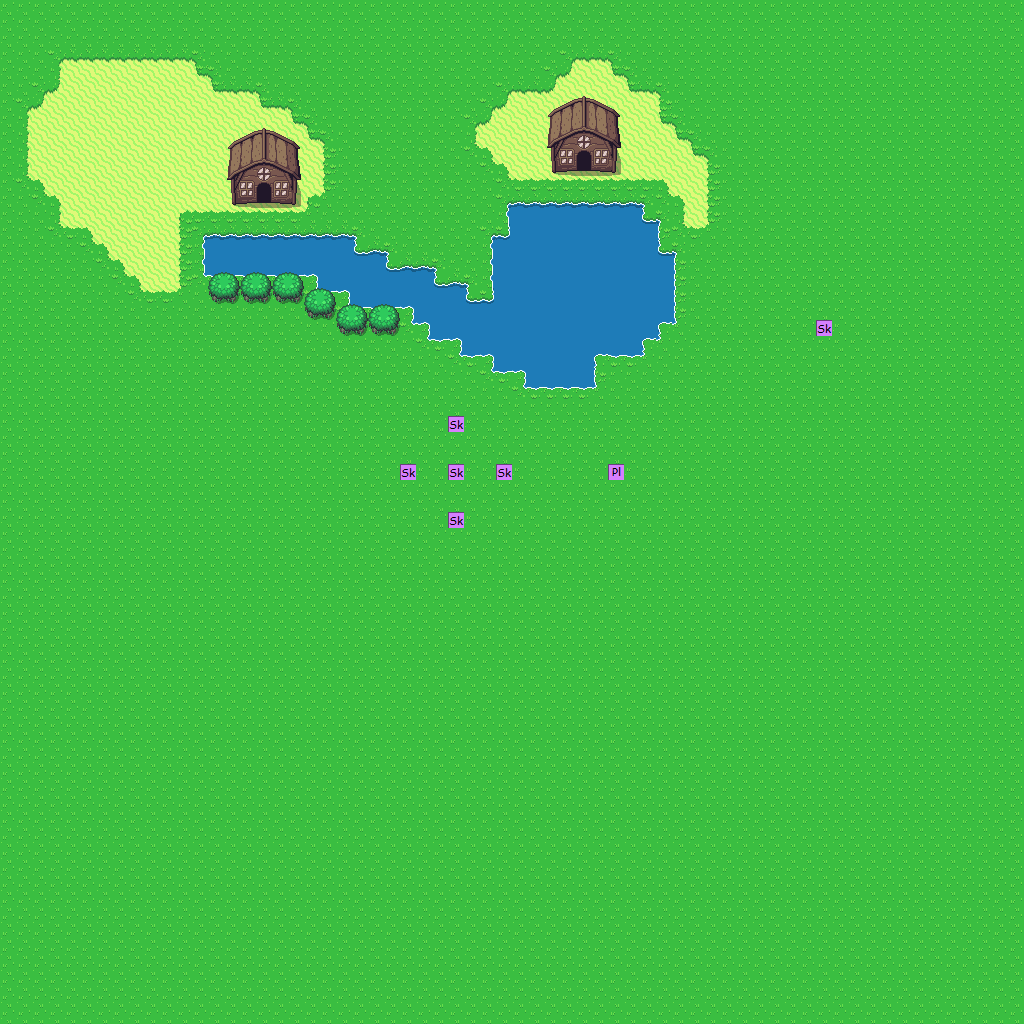

This game map was drawn from its Tiled (.tmx) file and the tilesets committed beside it. A one-line description and the trimmed map source follow:
An orthogonal 64x64 tile map with 16x16 px tiles, 2 tile layers (Vrstva dlaždic 1, Vrstva dlaždic 2), 2 tilesets.

<map version="1.0" tiledversion="2017.06.13" orientation="orthogonal" renderorder="right-down" width="64" height="64" tilewidth="16" tileheight="16" nextobjectid="8">
 <tileset firstgid="1" source="tilesheet.tsx" />
 <tileset firstgid="1441" source="mapPoints.tsx" />
 <layer name="Vrstva dlaždic 1" width="64" height="64">
  <data>[4096 cells, 4096 non-empty, 27 distinct tile ids]</data>
 </layer>
 <layer name="Vrstva dlaždic 2" width="64" height="64">
  <data>[4096 cells, 81 non-empty, 31 distinct tile ids]</data>
 </layer>
</map>
